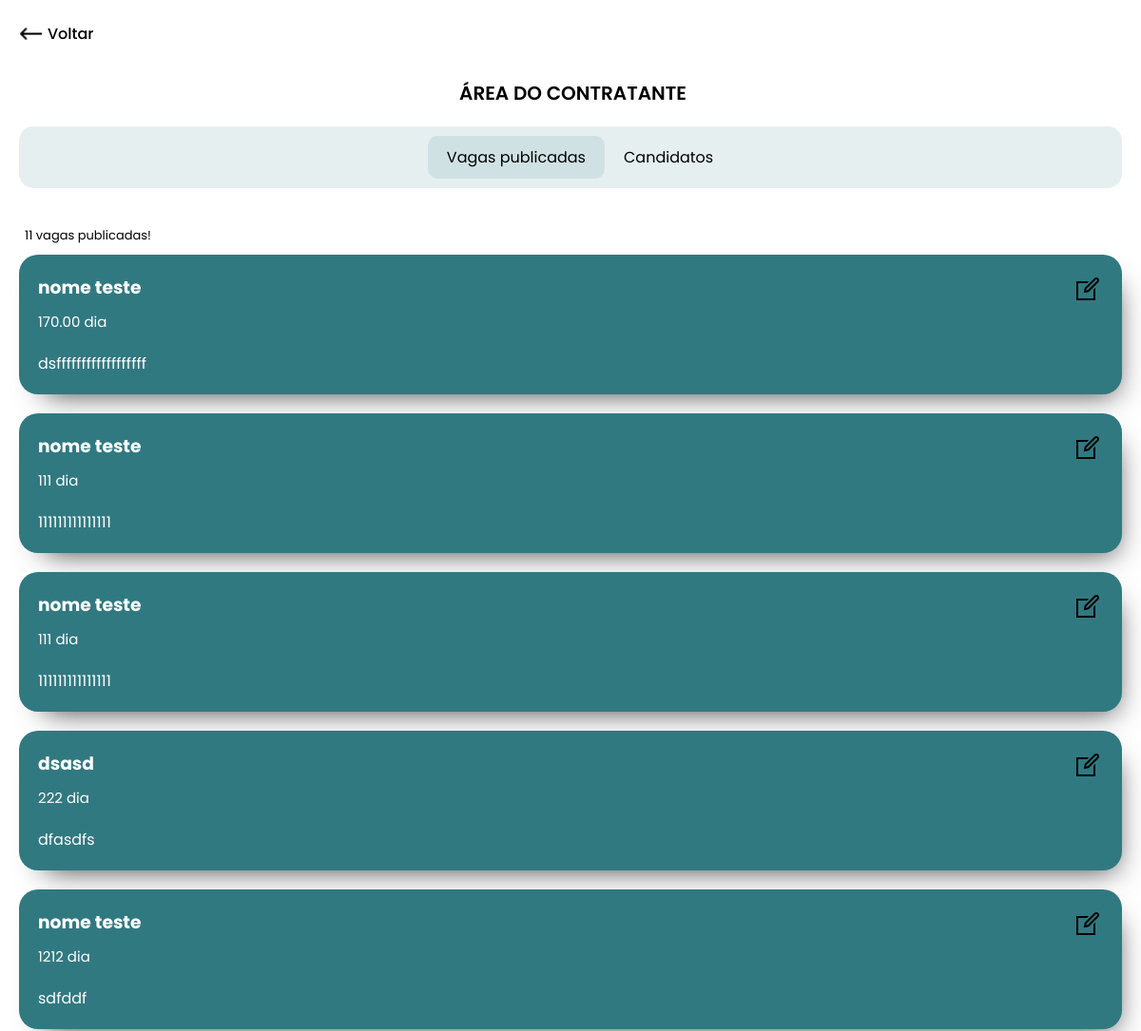
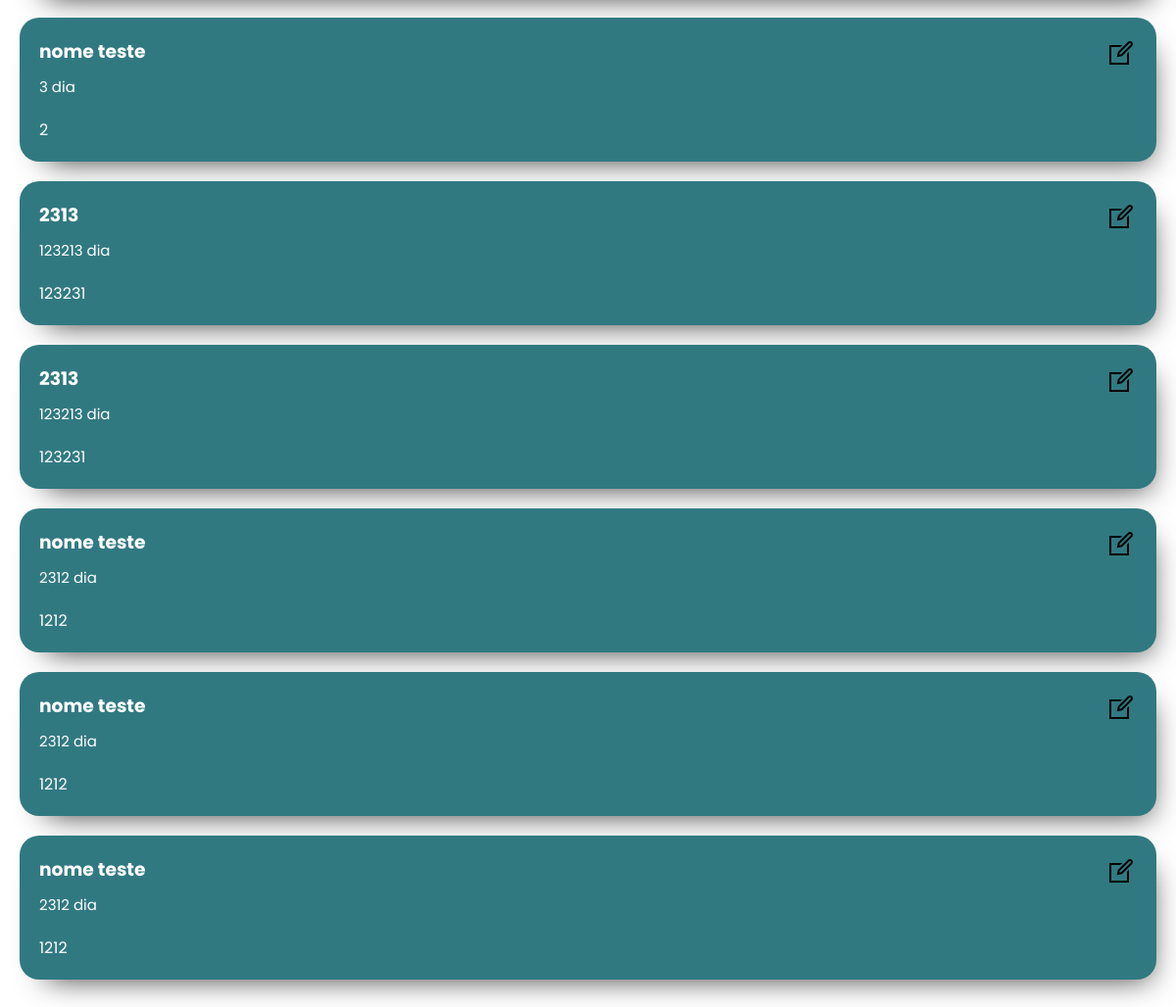
Page /minhas_vagas (signed in) on the committed database (2 pictures, top to bottom).
### app.py (models this page shows)
class Vagas(db.Model):
    id = db.Column(db.Integer, primary_key=True)
    contratante_id = db.Column(db.Integer, db.ForeignKey('contratante.id'), nullable=False)
    criador = db.relationship('Contratante', backref='vagas_criadas')
    titulo = db.Column(db.String(100), nullable=False)
    remuneracao = db.Column(db.String(50), nullable=False)
    descricao = db.Column(db.String(500), nullable=False)
    status = db.Column(db.String(20), default='Aberta')
    data_criacao = db.Column(db.DateTime, default=datetime.utcnow)

### app.py (the view)
@app.route('/minhas_vagas')
def minhas_vagas():
    if 'usuario_id' not in session or session.get('tipo') != 'contratante':
        flash("Você precisa estar logado como contratante para acessar as vagas.")
        return redirect(url_for('login'))
    id_contratante = session['usuario_id']
    minhas_vagas_banco = Vagas.query.filter_by(contratante_id=id_contratante).all()
    return render_template('contratante/vagaspubli.html', vagas_na_tela=minhas_vagas_banco)

### templates/contratante/vagaspubli.html (shortened to what this page needs)
<!DOCTYPE html>
<html lang="pt-br">
<head>
    <link rel="stylesheet" href="{{ url_for('static', filename='css/style.css') }}">
</head>
<body>
    <header class="minhas-candida opcoes">
        <div class="voltar">
            <img class="img-opcoes" src="{{ url_for('static', filename='assets/seta-esq-icon.png') }}" alt="voltar">
            <a class="seta-opcoes" href="">Voltar</a>
        </div>
        <h1>ÁREA DO CONTRATANTE</h1>
    </header>
    <main>
        <div class="opcoes-publi">
            <div class="opc publicadas">
                <p>Vagas publicadas</p>
            </div>
            <div class="opc candidatos">
                <p>Candidatos</p>
            </div>
        </div>
        <div class="containerp">
            <p class="qtd-candi">{{ vagas_na_tela|length }} vagas publicadas!</p>
            {% for vaga in vagas_na_tela %}
            <div class="publicacoes">
                <div class="cabecalho">
                    <h3 class="titulo"> {{vaga.titulo}} </h3>
                    <a href="{{ url_for('edit_vaga')}}"><img class="editar-publi" src="{{ url_for('static', filename='assets/edit-publi.png') }}" alt="editar-dados"></a>
                </div>
                <p class="valor-publi"> {{ vaga.remuneracao }} dia</p>
                <p class="descricao-publi"> {{ vaga.descricao}} </p>
            </div>
            {% else %}
                <p> Você ainda não possui vagas publicadas!</p>
            {% endfor %}
        </div>

### static/css/style.css (style rules this page uses)
:root { --cor-primaria: #317981; --cor-primaria-hover: #397177; --cor-secundaria: #4F959D; --cor-fundo-campo: #CADFE2; }
* { font-family: "Poppins", sans-serif; margin: 0; padding: 0; box-sizing: border-box; }
html { scrollbar-width: none; -ms-overflow-style: none; }
main { padding-bottom: 80px; }
h1 { font-weight: 500; text-align: center; }
.opcoes { display: flex; flex-direction: column; }
.opcoes img { width: 24px; }
.voltar { display: flex; align-items: center; gap: 6px; font-weight: 500; color: #333; }
.seta-opcoes { display: flex; align-items: center; color: #000; text-decoration: none; }
.opcoes h1 { margin-left: 5px; font-weight: 600; font-size: 2rem; }
.minhas-candida h1 { margin-top: 2rem; font-size: 20px; }
.minhas-candida { margin: 20px; transition: 0.5s; }
.opcoes-publi { display: flex; gap: 20px; justify-content: center; align-items: center; background-color: #E6EFF0; padding: 10px; margin: 0px 20px; border-radius: 15px; }
.publicadas { background-color: #D0E1E3; padding: 10px 20px; border-radius: 10px; }
.containerp, .containerc { margin: 20px 20px 0px 20px; }
.publicacoes, .mensagensc { color: #fff; background-color: var(--cor-primaria); padding: 20px; border-radius: 20px; box-shadow: 10px 16px 31px -17px rgba(0,0,0,0.8); -webkit-box-shadow: 10px 16px 31px -17px rgba(0,0,0,0.8); -moz-box-shadow: 10px 16px 31px -17px rgba(0,0,0,0.8); }
.publicacoes { margin-bottom: 20px; }
.cabecalho { display: flex; justify-content: space-between; }
.descricao-publi { margin-top: 20px; }
.valor-publi { font-size: 15px; }
.editar-publi, .publicacoes, .mensagensc:hover { cursor: pointer; }
.qtd-candi { font-size: 13px; margin: 40px 0px 10px 6px; }

### rows in the picture
Vagas: titulo "nome teste", remuneracao "170.00", descricao "dsffffffffffffffffff"
Vagas: titulo "nome teste", remuneracao "111", descricao "111111111111111"
Vagas: titulo "nome teste", remuneracao "111", descricao "111111111111111"
Vagas: titulo "dsasd", remuneracao "222", descricao "dfasdfs"
Vagas: titulo "nome teste", remuneracao "1212", descricao "sdfddf"
Vagas: titulo "nome teste", remuneracao "3", descricao "2"
Vagas: titulo "2313", remuneracao "123213", descricao "123231"
Vagas: titulo "2313", remuneracao "123213", descricao "123231"
Vagas: titulo "nome teste", remuneracao "2312", descricao "1212"
Vagas: titulo "nome teste", remuneracao "2312", descricao "1212"
Vagas: titulo "nome teste", remuneracao "2312", descricao "1212"

### other values in the picture
{{ vagas_na_tela|length }} "11"
